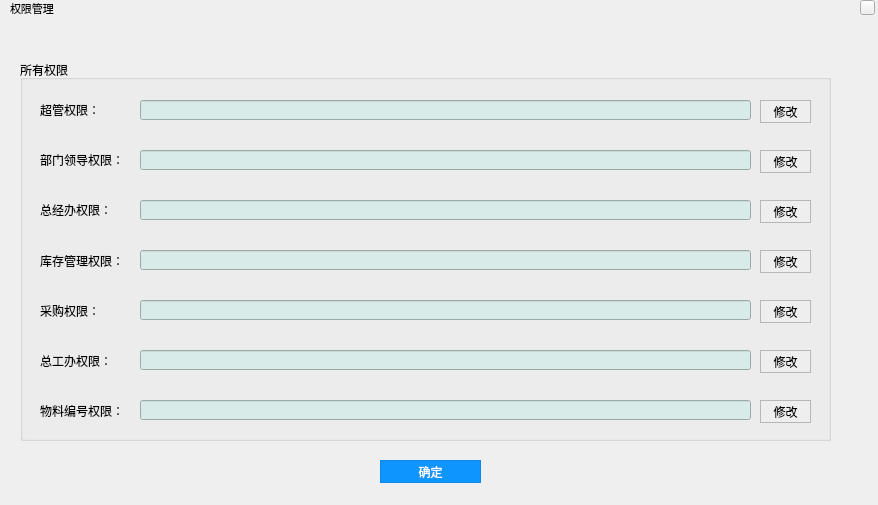
<?xml version="1.0" encoding="UTF-8"?>
<ui version="4.0">
 <class>YGSZ_Authority</class>
 <widget class="QWidget" name="YGSZ_Authority">
  <property name="geometry">
   <rect>
    <x>0</x>
    <y>0</y>
    <width>878</width>
    <height>505</height>
   </rect>
  </property>
  <property name="windowTitle">
   <string>Form</string>
  </property>
  <widget class="QGroupBox" name="groupBox">
   <property name="geometry">
    <rect>
     <x>20</x>
     <y>60</y>
     <width>811</width>
     <height>381</height>
    </rect>
   </property>
   <property name="title">
    <string>所有权限</string>
   </property>
   <widget class="QLabel" name="label_2">
    <property name="geometry">
     <rect>
      <x>20</x>
      <y>40</y>
      <width>91</width>
      <height>20</height>
     </rect>
    </property>
    <property name="text">
     <string>超管权限：</string>
    </property>
   </widget>
   <widget class="QLabel" name="label_4">
    <property name="geometry">
     <rect>
      <x>20</x>
      <y>90</y>
      <width>91</width>
      <height>20</height>
     </rect>
    </property>
    <property name="text">
     <string>部门领导权限：</string>
    </property>
   </widget>
   <widget class="QLabel" name="label_5">
    <property name="geometry">
     <rect>
      <x>20</x>
      <y>140</y>
      <width>81</width>
      <height>20</height>
     </rect>
    </property>
    <property name="text">
     <string>总经办权限：</string>
    </property>
   </widget>
   <widget class="QLineEdit" name="lineEdit_super">
    <property name="enabled">
     <bool>false</bool>
    </property>
    <property name="geometry">
     <rect>
      <x>120</x>
      <y>40</y>
      <width>611</width>
      <height>20</height>
     </rect>
    </property>
    <property name="styleSheet">
     <string notr="true">background-color: rgb(216, 235, 233);
color: rgb(0, 85, 255);</string>
    </property>
    <property name="text">
     <string/>
    </property>
   </widget>
   <widget class="QLineEdit" name="lineEdit_kcgl">
    <property name="enabled">
     <bool>false</bool>
    </property>
    <property name="geometry">
     <rect>
      <x>120</x>
      <y>90</y>
      <width>611</width>
      <height>20</height>
     </rect>
    </property>
    <property name="styleSheet">
     <string notr="true">background-color: rgb(216, 235, 233);
color: rgb(0, 85, 255);</string>
    </property>
   </widget>
   <widget class="QLineEdit" name="lineEdit_kccw">
    <property name="enabled">
     <bool>false</bool>
    </property>
    <property name="geometry">
     <rect>
      <x>120</x>
      <y>140</y>
      <width>611</width>
      <height>20</height>
     </rect>
    </property>
    <property name="styleSheet">
     <string notr="true">background-color: rgb(216, 235, 233);
color: rgb(0, 85, 255);</string>
    </property>
   </widget>
   <widget class="QPushButton" name="pushButton_super">
    <property name="geometry">
     <rect>
      <x>740</x>
      <y>40</y>
      <width>51</width>
      <height>23</height>
     </rect>
    </property>
    <property name="styleSheet">
     <string notr="true">QPushButton#pushButton_super
{
    color:black;
    background-color:rgb(238 , 238 , 238);
    border: 1px solid rgb(183 , 183 , 183);
}

QPushButton#pushButton_super:hover
{
    color:black;
    background-color:rgb(228 , 240 , 250);
    border: 1px solid rgb(15 , 150 , 255);
}

QPushButton#pushButton_super:pressed
{
    color:black;
    background-color:rgb(204 , 228 , 247);
    border: 1px solid rgb(1 , 84 , 153);
    padding-left:3px;
    padding-top:3px;
}</string>
    </property>
    <property name="text">
     <string>修改</string>
    </property>
   </widget>
   <widget class="QPushButton" name="pushButton_kcgl">
    <property name="geometry">
     <rect>
      <x>740</x>
      <y>90</y>
      <width>51</width>
      <height>23</height>
     </rect>
    </property>
    <property name="styleSheet">
     <string notr="true">QPushButton#pushButton_kcgl
{
    color:black;
    background-color:rgb(238 , 238 , 238);
    border: 1px solid rgb(183 , 183 , 183);
}

QPushButton#pushButton_kcgl:hover
{
    color:black;
    background-color:rgb(228 , 240 , 250);
    border: 1px solid rgb(15 , 150 , 255);
}

QPushButton#pushButton_kcgl:pressed
{
    color:black;
    background-color:rgb(204 , 228 , 247);
    border: 1px solid rgb(1 , 84 , 153);
    padding-left:3px;
    padding-top:3px;
}</string>
    </property>
    <property name="text">
     <string>修改</string>
    </property>
   </widget>
   <widget class="QPushButton" name="pushButton__kccw">
    <property name="geometry">
     <rect>
      <x>740</x>
      <y>140</y>
      <width>51</width>
      <height>23</height>
     </rect>
    </property>
    <property name="styleSheet">
     <string notr="true">QPushButton#pushButton__kccw
{
    color:black;
    background-color:rgb(238 , 238 , 238);
    border: 1px solid rgb(183 , 183 , 183);
}

QPushButton#pushButton__kccw:hover
{
    color:black;
    background-color:rgb(228 , 240 , 250);
    border: 1px solid rgb(15 , 150 , 255);
}

QPushButton#pushButton__kccw:pressed
{
    color:black;
    background-color:rgb(204 , 228 , 247);
    border: 1px solid rgb(1 , 84 , 153);
    padding-left:3px;
    padding-top:3px;
}</string>
    </property>
    <property name="text">
     <string>修改</string>
    </property>
   </widget>
   <widget class="QLabel" name="label_3">
    <property name="geometry">
     <rect>
      <x>20</x>
      <y>190</y>
      <width>91</width>
      <height>21</height>
     </rect>
    </property>
    <property name="text">
     <string>库存管理权限：</string>
    </property>
   </widget>
   <widget class="QLineEdit" name="lineEdit_store">
    <property name="enabled">
     <bool>false</bool>
    </property>
    <property name="geometry">
     <rect>
      <x>120</x>
      <y>190</y>
      <width>611</width>
      <height>20</height>
     </rect>
    </property>
    <property name="styleSheet">
     <string notr="true">background-color: rgb(216, 235, 233);
color: rgb(0, 85, 255);</string>
    </property>
   </widget>
   <widget class="QPushButton" name="pushButton__store">
    <property name="geometry">
     <rect>
      <x>740</x>
      <y>190</y>
      <width>51</width>
      <height>23</height>
     </rect>
    </property>
    <property name="styleSheet">
     <string notr="true">QPushButton#pushButton__store
{
    color:black;
    background-color:rgb(238 , 238 , 238);
    border: 1px solid rgb(183 , 183 , 183);
}

QPushButton#pushButton__store:hover
{
    color:black;
    background-color:rgb(228 , 240 , 250);
    border: 1px solid rgb(15 , 150 , 255);
}

QPushButton#pushButton__store:pressed
{
    color:black;
    background-color:rgb(204 , 228 , 247);
    border: 1px solid rgb(1 , 84 , 153);
    padding-left:3px;
    padding-top:3px;
}</string>
    </property>
    <property name="text">
     <string>修改</string>
    </property>
   </widget>
   <widget class="QLineEdit" name="lineEdit_caigou">
    <property name="enabled">
     <bool>false</bool>
    </property>
    <property name="geometry">
     <rect>
      <x>120</x>
      <y>240</y>
      <width>611</width>
      <height>20</height>
     </rect>
    </property>
    <property name="styleSheet">
     <string notr="true">background-color: rgb(216, 235, 233);
color: rgb(0, 85, 255);</string>
    </property>
   </widget>
   <widget class="QPushButton" name="pushButton__caigou">
    <property name="geometry">
     <rect>
      <x>740</x>
      <y>240</y>
      <width>51</width>
      <height>23</height>
     </rect>
    </property>
    <property name="styleSheet">
     <string notr="true">QPushButton#pushButton__caigou
{
    color:black;
    background-color:rgb(238 , 238 , 238);
    border: 1px solid rgb(183 , 183 , 183);
}

QPushButton#pushButton__caigou:hover
{
    color:black;
    background-color:rgb(228 , 240 , 250);
    border: 1px solid rgb(15 , 150 , 255);
}

QPushButton#pushButton__caigou:pressed
{
    color:black;
    background-color:rgb(204 , 228 , 247);
    border: 1px solid rgb(1 , 84 , 153);
    padding-left:3px;
    padding-top:3px;
}</string>
    </property>
    <property name="text">
     <string>修改</string>
    </property>
   </widget>
   <widget class="QLabel" name="label_6">
    <property name="geometry">
     <rect>
      <x>20</x>
      <y>240</y>
      <width>81</width>
      <height>21</height>
     </rect>
    </property>
    <property name="text">
     <string>采购权限：</string>
    </property>
   </widget>
   <widget class="QPushButton" name="pushButton__tybh">
    <property name="geometry">
     <rect>
      <x>740</x>
      <y>290</y>
      <width>51</width>
      <height>23</height>
     </rect>
    </property>
    <property name="styleSheet">
     <string notr="true">QPushButton#pushButton__tybh
{
    color:black;
    background-color:rgb(238 , 238 , 238);
    border: 1px solid rgb(183 , 183 , 183);
}

QPushButton#pushButton__tybh:hover
{
    color:black;
    background-color:rgb(228 , 240 , 250);
    border: 1px solid rgb(15 , 150 , 255);
}

QPushButton#pushButton__tybh:pressed
{
    color:black;
    background-color:rgb(204 , 228 , 247);
    border: 1px solid rgb(1 , 84 , 153);
    padding-left:3px;
    padding-top:3px;
}</string>
    </property>
    <property name="text">
     <string>修改</string>
    </property>
   </widget>
   <widget class="QLineEdit" name="lineEdit_tybh">
    <property name="enabled">
     <bool>false</bool>
    </property>
    <property name="geometry">
     <rect>
      <x>120</x>
      <y>290</y>
      <width>611</width>
      <height>20</height>
     </rect>
    </property>
    <property name="styleSheet">
     <string notr="true">background-color: rgb(216, 235, 233);
color: rgb(0, 85, 255);</string>
    </property>
   </widget>
   <widget class="QLabel" name="label_7">
    <property name="geometry">
     <rect>
      <x>20</x>
      <y>290</y>
      <width>81</width>
      <height>21</height>
     </rect>
    </property>
    <property name="text">
     <string>总工办权限：</string>
    </property>
   </widget>
   <widget class="QPushButton" name="pushButton__wlbh">
    <property name="geometry">
     <rect>
      <x>740</x>
      <y>340</y>
      <width>51</width>
      <height>23</height>
     </rect>
    </property>
    <property name="styleSheet">
     <string notr="true">QPushButton#pushButton__wlbh
{
    color:black;
    background-color:rgb(238 , 238 , 238);
    border: 1px solid rgb(183 , 183 , 183);
}

QPushButton#pushButton__wlbh:hover
{
    color:black;
    background-color:rgb(228 , 240 , 250);
    border: 1px solid rgb(15 , 150 , 255);
}

QPushButton#pushButton__wlbh:pressed
{
    color:black;
    background-color:rgb(204 , 228 , 247);
    border: 1px solid rgb(1 , 84 , 153);
    padding-left:3px;
    padding-top:3px;
}</string>
    </property>
    <property name="text">
     <string>修改</string>
    </property>
   </widget>
   <widget class="QLineEdit" name="lineEdit_wlbh">
    <property name="enabled">
     <bool>false</bool>
    </property>
    <property name="geometry">
     <rect>
      <x>120</x>
      <y>340</y>
      <width>611</width>
      <height>20</height>
     </rect>
    </property>
    <property name="styleSheet">
     <string notr="true">background-color: rgb(216, 235, 233);
color: rgb(0, 85, 255);</string>
    </property>
   </widget>
   <widget class="QLabel" name="label_8">
    <property name="geometry">
     <rect>
      <x>20</x>
      <y>340</y>
      <width>81</width>
      <height>21</height>
     </rect>
    </property>
    <property name="text">
     <string>物料编号权限：</string>
    </property>
   </widget>
  </widget>
  <widget class="closeButton" name="toolButton">
   <property name="geometry">
    <rect>
     <x>860</x>
     <y>0</y>
     <width>15</width>
     <height>15</height>
    </rect>
   </property>
   <property name="text">
    <string/>
   </property>
  </widget>
  <widget class="QLabel" name="label">
   <property name="geometry">
    <rect>
     <x>10</x>
     <y>0</y>
     <width>51</width>
     <height>16</height>
    </rect>
   </property>
   <property name="font">
    <font>
     <pointsize>8</pointsize>
    </font>
   </property>
   <property name="text">
    <string>权限管理</string>
   </property>
  </widget>
  <widget class="QPushButton" name="pushButton_kcgl_2">
   <property name="geometry">
    <rect>
     <x>380</x>
     <y>460</y>
     <width>101</width>
     <height>23</height>
    </rect>
   </property>
   <property name="styleSheet">
    <string notr="true">QPushButton#pushButton_kcgl_2
{
    color:white;
    background-color:rgb(14 , 150 , 254);
    border: 1px solid rgb(11 , 137 , 234);
}

QPushButton#pushButton_kcgl_2:hover
{
    color:white;
    background-color:rgb(44 , 137 , 255);
    border: 1px solid rgb(11 , 137 , 234);
}

QPushButton#pushButton_kcgl_2:pressed
{
    color:white;
    background-color:rgb(14 , 135 , 228);
    border: 1px solid rgb(12 , 138 , 235);
    padding-left:3px;
    padding-top:3px;
}</string>
   </property>
   <property name="text">
    <string>确定</string>
   </property>
  </widget>
 </widget>
 <customwidgets>
  <customwidget>
   <class>closeButton</class>
   <extends>QToolButton</extends>
   <header>closebutton.h</header>
  </customwidget>
 </customwidgets>
 <resources/>
 <connections/>
</ui>
